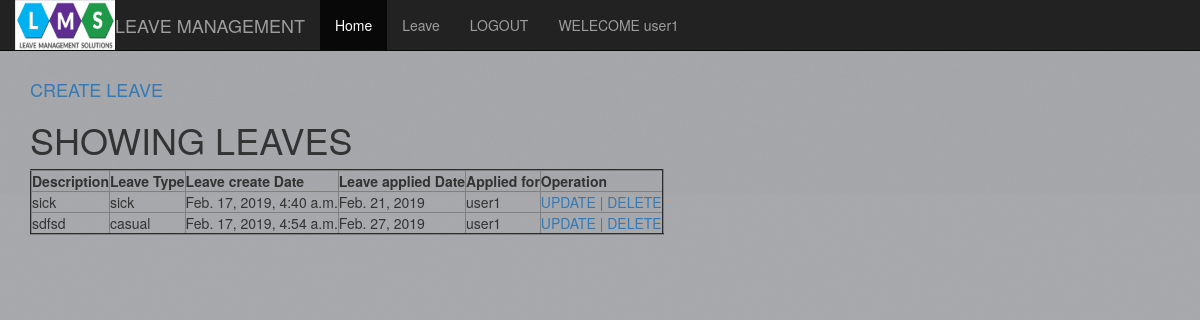
The app's page /leaves/ (signed in), older data.
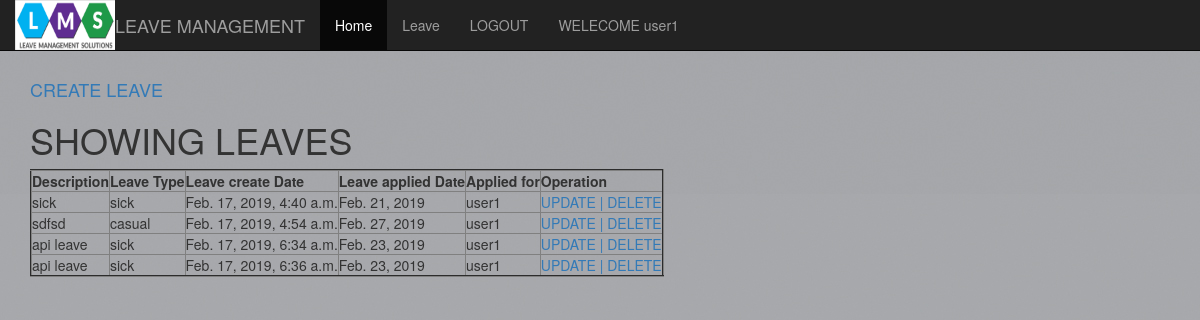
The same page, newer data.
### main/models.py (models this page shows)
class Leave(models.Model):
	desc=models.TextField(blank=True, null=True)
	type=models.ForeignKey(LeaveType, on_delete=models.PROTECT)
	date=models.DateTimeField(default=datetime.now)
	leavedate=models.DateField()
	user=models.ForeignKey(User, on_delete=models.PROTECT)

class LeaveType(models.Model):
	name=models.CharField(max_length=250)
	count=models.IntegerField()
	pic=models.FileField(blank=True, null=True)
	def __str__(self):
		return self.name

class User(AbstractUser):
	user_types=[('e',"Employee"),('m',"Manager")]
	phone=models.CharField(max_length=10)
	type=models.CharField(choices=user_types, max_length=1)

### main/templates/main/leave_list.html
{% extends 'main/index.html'%}
{% block content%}
	<h4><a href="/leave_create/">CREATE LEAVE</a></h4>
	<h1> SHOWING LEAVES</h1>
	<table border="2">
		<tr>
			<th>Description</th>
			<th>Leave Type</th>
			<th>Leave create Date</th>
			<th>Leave applied Date</th>
			<th>Applied for</th>
			<th>Operation</th>
		</tr>
		{% for obj in object_list %}
			<tr>
				<td>{{ obj.desc }}</td>
				<td>{{ obj.type }}</td>
				<td>{{ obj.date }}</td>
				<td>{{ obj.leavedate }}</td>
				<td>{{ obj.user }}</td>
				<td>
					<a href="/leave_update/{{ obj.id }}">UPDATE |</a>
					<a href="/leave_delete/{{ obj.id }}">DELETE</a>
				</td>
			</tr>
		{% endfor %}
	</table>
{% endblock %}

Row changes from the older to the newer data that the page shows:
added Leave: desc "api leave", type "sick", date "Feb. 17, 2019, 6:34 a.m.", leavedate "Feb. 23, 2019", user "user1"
added Leave: desc "api leave", type "sick", date "Feb. 17, 2019, 6:36 a.m.", leavedate "Feb. 23, 2019", user "user1"
